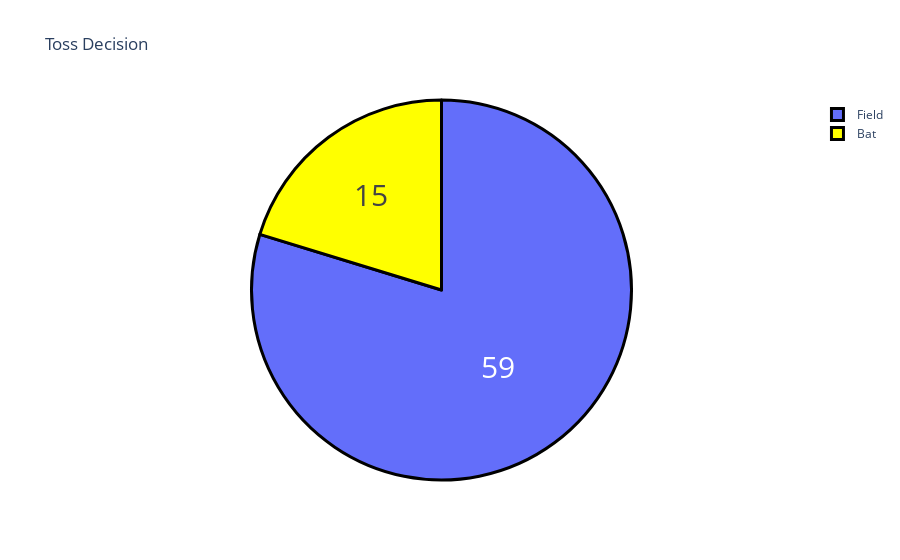

The notebook cell this image was saved under:
### Code cell
fig = go.Figure(data=[go.Pie(labels=label, values=counts)])
fig.update_layout(title_text='Toss Decision')
fig.update_traces(hoverinfo='label+percent', textinfo='value', textfont_size=30, marker=dict(colors=colors, line=dict(color='black', width=3)))
fig.show()

### Figure 1 — Plotly figure (JSON) as saved in the notebook; plotly's stock layout.template omitted (floating-point values rounded to 4 significant figures)
{"data": [{"hoverinfo": "label+percent", "labels": ["Field", "Bat"], "marker": {"colors": ["sky", "yellow"], "line": {"color": "black", "width": 3}}, "textfont": {"size": 30}, "textinfo": "value", "type": "pie", "values": [59, 15]}], "layout": {"title": {"text": "Toss Decision"}}}
